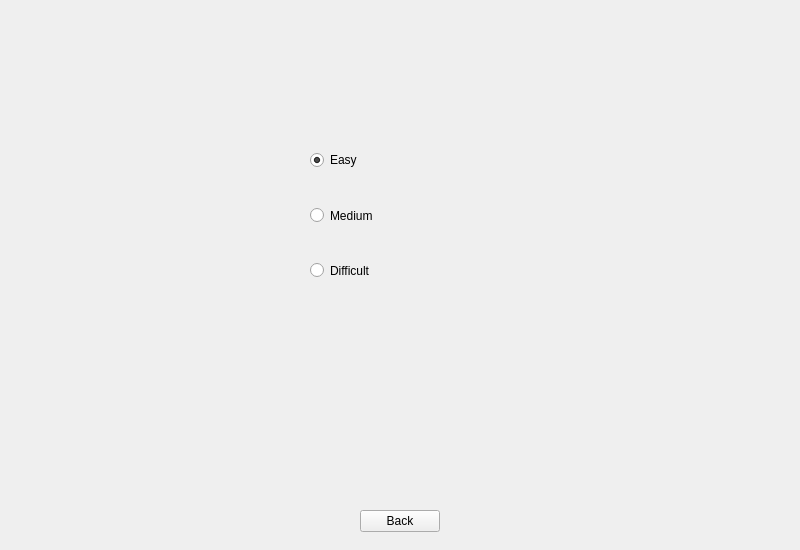
<?xml version="1.0" encoding="UTF-8"?>
<ui version="4.0">
 <class>Difficulty</class>
 <widget class="QWidget" name="Difficulty">
  <property name="geometry">
   <rect>
    <x>0</x>
    <y>0</y>
    <width>800</width>
    <height>550</height>
   </rect>
  </property>
  <property name="windowTitle">
   <string>Form</string>
  </property>
  <widget class="QPushButton" name="pushButton">
   <property name="geometry">
    <rect>
     <x>360</x>
     <y>510</y>
     <width>80</width>
     <height>22</height>
    </rect>
   </property>
   <property name="text">
    <string>Back</string>
   </property>
  </widget>
  <widget class="QRadioButton" name="radioButton">
   <property name="geometry">
    <rect>
     <x>310</x>
     <y>150</y>
     <width>85</width>
     <height>20</height>
    </rect>
   </property>
   <property name="text">
    <string>Easy</string>
   </property>
   <property name="checked">
    <bool>true</bool>
   </property>
  </widget>
  <widget class="QRadioButton" name="radioButton_2">
   <property name="geometry">
    <rect>
     <x>310</x>
     <y>200</y>
     <width>111</width>
     <height>31</height>
    </rect>
   </property>
   <property name="text">
    <string>Medium</string>
   </property>
  </widget>
  <widget class="QRadioButton" name="radioButton_3">
   <property name="geometry">
    <rect>
     <x>310</x>
     <y>250</y>
     <width>121</width>
     <height>41</height>
    </rect>
   </property>
   <property name="text">
    <string>Difficult</string>
   </property>
  </widget>
 </widget>
 <resources/>
 <connections>
  <connection>
   <sender>pushButton</sender>
   <signal>pressed()</signal>
   <receiver>Difficulty</receiver>
   <slot>backToMenu()</slot>
   <hints>
    <hint type="sourcelabel">
     <x>396</x>
     <y>520</y>
    </hint>
    <hint type="destinationlabel">
     <x>318</x>
     <y>499</y>
    </hint>
   </hints>
  </connection>
  <connection>
   <sender>radioButton</sender>
   <signal>toggled(bool)</signal>
   <receiver>Difficulty</receiver>
   <slot>selectEasy()</slot>
   <hints>
    <hint type="sourcelabel">
     <x>327</x>
     <y>128</y>
    </hint>
    <hint type="destinationlabel">
     <x>281</x>
     <y>130</y>
    </hint>
   </hints>
  </connection>
  <connection>
   <sender>radioButton_2</sender>
   <signal>toggled(bool)</signal>
   <receiver>Difficulty</receiver>
   <slot>selectMedium()</slot>
   <hints>
    <hint type="sourcelabel">
     <x>362</x>
     <y>154</y>
    </hint>
    <hint type="destinationlabel">
     <x>481</x>
     <y>149</y>
    </hint>
   </hints>
  </connection>
  <connection>
   <sender>radioButton_3</sender>
   <signal>toggled(bool)</signal>
   <receiver>Difficulty</receiver>
   <slot>selectHard()</slot>
   <hints>
    <hint type="sourcelabel">
     <x>329</x>
     <y>183</y>
    </hint>
    <hint type="destinationlabel">
     <x>259</x>
     <y>194</y>
    </hint>
   </hints>
  </connection>
 </connections>
 <slots>
  <slot>backToMenu()</slot>
  <slot>selectEasy()</slot>
  <slot>selectMedium()</slot>
  <slot>selectHard()</slot>
 </slots>
</ui>
